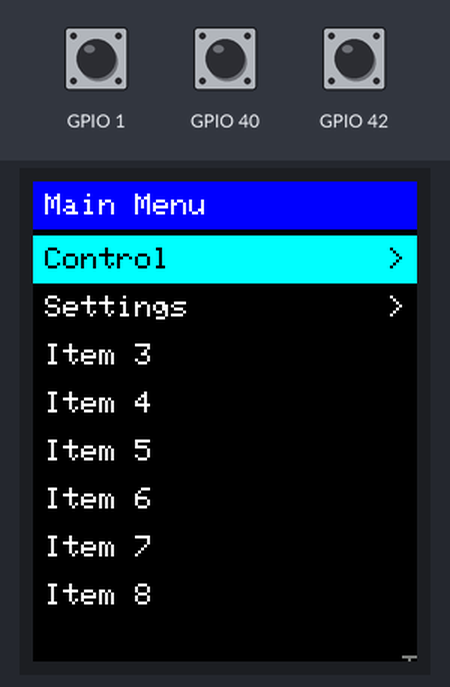
A sketch run on a simulated ESP32. On the bench: 128×160 colour display. Inputs (shaded band) come from the test bench; at power-on: GPIO 40 HIGH, GPIO 1 HIGH, GPIO 42 HIGH. What the sketch prints to the serial monitor is not drawn.

Above: at 1.4 s.
1.5 s: GPIO 40 pulled LOW for 0.15 s
At 2.0 s:
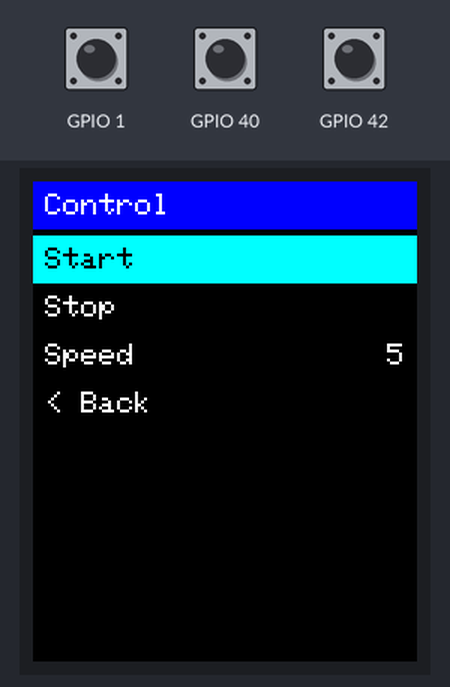
3.2 s: GPIO 40 pulled LOW for 0.15 s
At 3.8 s:
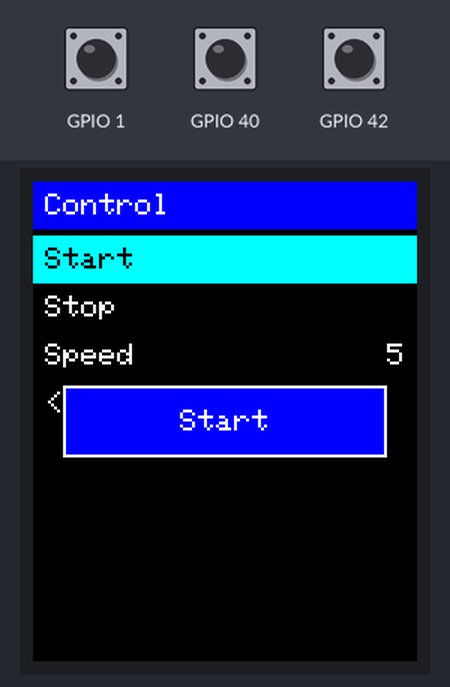
5.5 s: GPIO 40 pulled LOW for 1 s
At 7.5 s:
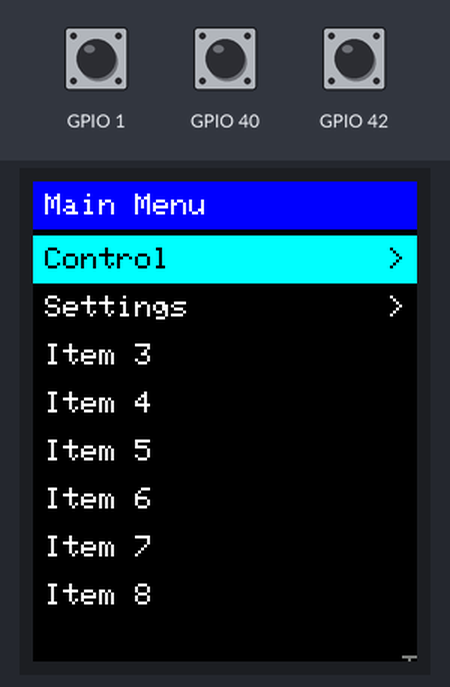
Timing chart, 0 to 9.0 s (numbered marks = the images above; inputs shaded):
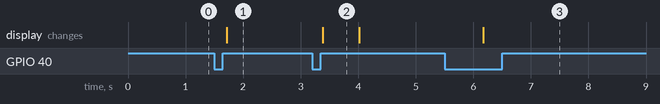

Measured:
- after the input at 1.5 s, the display: changes after 0.21 s (image 1)
- after the input at 3.2 s, the display: changes after 0.19 s (image 2)
- after the input at 5.5 s, the display: changes after 0.67 s (image 3)
- what the display in image 2 shows lasts 0.6 s, from 3.4 s to 4.0 s

The sketch:

tft_encoder_menu.ino
```cpp
#include <Adafruit_GFX.h>      // Core graphics library
#include <Adafruit_ST7735.h>   // ST7735 driver library
#include <SPI.h>

// Optional overrides - uncomment/change BEFORE including TftMenu.h
// #define MENU_ENCODER_STEPS_PER_DETENT 2
// #define MENU_ENCODER_REVERSE true
// #define MENU_COL_SEL_BG ST77XX_GREEN

#include "TftMenu.h"

// ---------------------------------------------------------------------------
// Hardware
// ---------------------------------------------------------------------------
#define TFT_DC      14
#define TFT_RST     21
#define CUSTOM_SCK   9
#define CUSTOM_MISO -1
#define CUSTOM_MOSI  8
#define CUSTOM_SS   -1

#define ENCODER_A       42
#define ENCODER_B       1
#define ENCODER_BUTTON  40

Adafruit_ST7735 tft = Adafruit_ST7735(CUSTOM_SS, TFT_DC, TFT_RST);
TftMenu menu(tft, ENCODER_A, ENCODER_B, ENCODER_BUTTON);

// ---------------------------------------------------------------------------
// Your variables (edited by the menu)
// ---------------------------------------------------------------------------
int settingBrightness = 80;
int settingContrast   = 50;
int settingSound      = 1;
int settingAutoSave   = 0;
int settingSpeed      = 5;

// ---------------------------------------------------------------------------
// Your action callbacks
// ---------------------------------------------------------------------------
void actionStart() {
  Serial.println("Action: Start");
  // TODO: your code here
}

void actionStop() {
  Serial.println("Action: Stop");
  // TODO: your code here
}

void actionReset() {
  settingBrightness = 80;
  settingContrast   = 50;
  settingSound      = 1;
  settingAutoSave   = 0;
  settingSpeed      = 5;
  Serial.println("Action: Settings reset");
}

// Called whenever a TOGGLE or VALUE item changes
void onSettingChanged(const MenuItem& item) {
  Serial.printf("%s = %d\n", item.label, *item.value);
  // TODO: e.g. apply brightness to your backlight here
}

// ---------------------------------------------------------------------------
// Menu definitions - define leaf menus FIRST, the root menu LAST
// ---------------------------------------------------------------------------
const MenuItem displayItems[] = {
  VALUE("Brightness", &settingBrightness, 0, 100, 10),
  VALUE("Contrast",   &settingContrast,   0, 100, 5),
  BACK()
};
MENU(displayMenu, "Display", displayItems);

const MenuItem settingsItems[] = {
  SUBMENU("Display",   &displayMenu),
  TOGGLE ("Sound",     &settingSound),
  TOGGLE ("Auto-save", &settingAutoSave),
  ACTION ("Reset all", actionReset),
  BACK()
};
MENU(settingsMenu, "Settings", settingsItems);

const MenuItem controlItems[] = {
  ACTION("Start", actionStart),
  ACTION("Stop",  actionStop),
  VALUE ("Speed", &settingSpeed, 1, 10, 1),
  BACK()
};
MENU(controlMenu, "Control", controlItems);

const MenuItem mainItems[] = {
  SUBMENU("Control",  &controlMenu),
  SUBMENU("Settings", &settingsMenu),
  ACTION ("Item 3",   []() { Serial.println("Item 3"); }),
  ACTION ("Item 4",   []() { Serial.println("Item 4"); }),
  ACTION ("Item 5",   []() { Serial.println("Item 5"); }),
  ACTION ("Item 6",   []() { Serial.println("Item 6"); }),
  ACTION ("Item 7",   []() { Serial.println("Item 7"); }),
  ACTION ("Item 8",   []() { Serial.println("Item 8"); }),
  ACTION ("Item 9",   []() { Serial.println("Item 9"); }),
  ACTION ("Item 10",  []() { Serial.println("Item 10"); })
};
MENU(mainMenu, "Main Menu", mainItems);

// ---------------------------------------------------------------------------
// Setup / loop
// ---------------------------------------------------------------------------
void setup() {
  Serial.begin(9600);
  SPI.begin(CUSTOM_SCK, CUSTOM_MISO, CUSTOM_MOSI, CUSTOM_SS);

  tft.initR(INITR_BLACKTAB);   // Initialization for most 1.8-inch modules
  tft.setRotation(0);          // 0 = portrait (128x160)

  menu.onChange(onSettingChanged);  // optional
  menu.begin(&mainMenu);            // call after the display is initialised

  Serial.println("Menu ready.");
}

void loop() {
  menu.update();
  // Your own non-blocking code can go here
}
```

TftMenu.h
```cpp
/*
 * TftMenu.h - header-only rotary-encoder menu for Adafruit_GFX displays
 *
 * Usage (in your .ino):
 *   1. #include your display driver, then optionally #define any MENU_* overrides
 *   2. #include "TftMenu.h"
 *   3. Describe your menus with the SUBMENU / ACTION / TOGGLE / VALUE / BACK macros
 *   4. Create:   TftMenu menu(tft, ENC_A, ENC_B, ENC_BTN);
 *   5. In setup() after the display is initialised:   menu.begin(&mainMenu);
 *   6. In loop():                                      menu.update();
 *
 * Include this header from ONE file only (your main .ino).
 */
#ifndef TFT_MENU_H
#define TFT_MENU_H

#include <Arduino.h>
#include <Adafruit_GFX.h>

// ===========================================================================
// CONFIGURATION - define any of these BEFORE including this header to override
// ===========================================================================
#ifndef MENU_ENCODER_STEPS_PER_DETENT
#define MENU_ENCODER_STEPS_PER_DETENT 4      // Try 2 if one click skips two steps
#endif
#ifndef MENU_ENCODER_REVERSE
#define MENU_ENCODER_REVERSE false           // Flip if rotation feels backwards
#endif
#ifndef MENU_BUTTON_DEBOUNCE_MS
#define MENU_BUTTON_DEBOUNCE_MS 30
#endif
#ifndef MENU_BUTTON_LONG_PRESS_MS
#define MENU_BUTTON_LONG_PRESS_MS 600        // Long press = go back
#endif
#ifndef MENU_MAX_DEPTH
#define MENU_MAX_DEPTH 8
#endif
#ifndef MENU_TOAST_MS
#define MENU_TOAST_MS 600
#endif

// Colors (RGB565)
#ifndef MENU_COL_BG
#define MENU_COL_BG          0x0000   // black
#endif
#ifndef MENU_COL_TEXT
#define MENU_COL_TEXT        0xFFFF   // white
#endif
#ifndef MENU_COL_HEADER_BG
#define MENU_COL_HEADER_BG   0x001F   // blue
#endif
#ifndef MENU_COL_HEADER_TEXT
#define MENU_COL_HEADER_TEXT 0xFFFF   // white
#endif
#ifndef MENU_COL_SEL_BG
#define MENU_COL_SEL_BG      0x07FF   // cyan
#endif
#ifndef MENU_COL_SEL_TEXT
#define MENU_COL_SEL_TEXT    0x0000   // black
#endif
#ifndef MENU_COL_EDIT
#define MENU_COL_EDIT        0xFFE0   // yellow
#endif
#ifndef MENU_COL_DIM
#define MENU_COL_DIM         0x7BEF   // grey
#endif

// Layout
#ifndef MENU_HEADER_H
#define MENU_HEADER_H 16
#endif
#ifndef MENU_ROW_H
#define MENU_ROW_H 16
#endif
#define MENU_LIST_Y (MENU_HEADER_H + 2)

// ===========================================================================
// MENU DATA MODEL
// ===========================================================================
enum ItemType : uint8_t {
  ITEM_SUBMENU,  // opens another menu
  ITEM_ACTION,   // runs a callback
  ITEM_TOGGLE,   // flips an int between 0 and 1
  ITEM_VALUE,    // edits an int between min and max
  ITEM_BACK      // returns to the parent menu
};

struct Menu;  // forward declaration

struct MenuItem {
  const char* label;
  ItemType    type;
  const Menu* submenu;    // ITEM_SUBMENU
  void      (*action)();  // ITEM_ACTION
  int*        value;      // ITEM_TOGGLE / ITEM_VALUE
  int         minVal;     // ITEM_VALUE
  int         maxVal;     // ITEM_VALUE
  int         step;       // ITEM_VALUE
};

struct Menu {
  const char*     title;
  const MenuItem* items;
  uint8_t         count;
};

// Helper macros to keep menu tables readable
#define SUBMENU(label, menuPtr)         { label, ITEM_SUBMENU, menuPtr,  nullptr, nullptr, 0, 0, 0 }
#define ACTION(label, fn)               { label, ITEM_ACTION,  nullptr,  fn,      nullptr, 0, 0, 0 }
#define TOGGLE(label, varPtr)           { label, ITEM_TOGGLE,  nullptr,  nullptr, varPtr,  0, 1, 1 }
#define VALUE(label, varPtr, lo, hi, s) { label, ITEM_VALUE,   nullptr,  nullptr, varPtr,  lo, hi, s }
#define BACK()                          { "< Back", ITEM_BACK, nullptr,  nullptr, nullptr, 0, 0, 0 }

// Declares a Menu from an item array:  MENU(settingsMenu, "Settings", settingsItems);
#define MENU(name, title, itemsArray) \
  const Menu name = { title, itemsArray, (uint8_t)(sizeof(itemsArray) / sizeof(MenuItem)) }

// ===========================================================================
// ENCODER ISR (file-scope because interrupts need plain functions)
// ===========================================================================
static volatile int32_t _tmEncoderCount = 0;
static uint8_t          _tmPinA = 0;
static uint8_t          _tmPinB = 0;

// Gray-code transition table: index = (previousState << 2) | currentState
DRAM_ATTR static const int8_t _TM_ENC_TABLE[16] = {
   0, -1,  1,  0,
   1,  0,  0, -1,
  -1,  0,  0,  1,
   0,  1, -1,  0
};

static void IRAM_ATTR _tmEncoderISR() {
  static uint8_t prev = 0;
  uint8_t cur = (digitalRead(_tmPinA) << 1) | digitalRead(_tmPinB);
  _tmEncoderCount += _TM_ENC_TABLE[(prev << 2) | cur];
  prev = cur;
}

// ===========================================================================
// TftMenu CLASS
// ===========================================================================
class TftMenu {
public:
  typedef void (*ChangeCallback)(const MenuItem& item);

  TftMenu(Adafruit_GFX& gfx, uint8_t pinA, uint8_t pinB, uint8_t pinButton)
    : _gfx(gfx), _pinA(pinA), _pinB(pinB), _pinBtn(pinButton) {}

  // Call AFTER the display has been initialised.
  void begin(const Menu* root) {
    _root = _current = root;
    _sel = _top = _depth = 0;
    _editing = false;

    pinMode(_pinA, INPUT_PULLUP);
    pinMode(_pinB, INPUT_PULLUP);
    pinMode(_pinBtn, INPUT_PULLUP);
    _tmPinA = _pinA;
    _tmPinB = _pinB;
    _lastCount = _tmEncoderCount;
    attachInterrupt(digitalPinToInterrupt(_pinA), _tmEncoderISR, CHANGE);
    attachInterrupt(digitalPinToInterrupt(_pinB), _tmEncoderISR, CHANGE);

    _gfx.fillScreen(MENU_COL_BG);
    redraw();
  }

  // Call every loop().
  void update() {
    int delta = readEncoder();
    if (delta != 0) {
      if (_editing) adjustValue(delta);
      else          moveSelection(delta);
    }
    switch (readButton()) {
      case BTN_SHORT: selectItem(); break;
      case BTN_LONG:  goBack();     break;
      default: break;
    }
  }

  // Optional: get notified whenever a TOGGLE or VALUE item changes.
  void onChange(ChangeCallback cb) { _onChange = cb; }

  // Redraw the whole menu (e.g. after you drew something else on the screen).
  void redraw() {
    drawHeader();
    drawList();
  }

  // Flash a short message in the middle of the screen, then restore the menu.
  void showToast(const char* msg) {
    int w = _gfx.width() - 20;
    int h = 24;
    int x = 10;
    int y = (_gfx.height() - h) / 2;
    _gfx.fillRect(x, y, w, h, MENU_COL_HEADER_BG);
    _gfx.drawRect(x, y, w, h, MENU_COL_TEXT);
    _gfx.setTextSize(1);
    _gfx.setTextColor(MENU_COL_TEXT);
    int tw = strlen(msg) * 6;
    _gfx.setCursor(x + (w - tw) / 2, y + 8);
    _gfx.print(msg);
    delay(MENU_TOAST_MS);
    redraw();
  }

  void goBack() {
    if (_editing) {              // exit edit mode first
      _editing = false;
      drawRow(_sel);
      return;
    }
    if (_depth == 0) return;     // already at root
    _depth--;
    _current = _menuStack[_depth];
    _sel     = _selStack[_depth];
    _top     = _topStack[_depth];
    redraw();
  }

  bool isEditing() const { return _editing; }
  const Menu* currentMenu() const { return _current; }

private:
  enum ButtonEvent { BTN_NONE, BTN_SHORT, BTN_LONG };

  Adafruit_GFX& _gfx;
  uint8_t _pinA, _pinB, _pinBtn;

  // Navigation state
  const Menu* _root = nullptr;
  const Menu* _current = nullptr;
  uint8_t _sel = 0;
  uint8_t _top = 0;
  bool    _editing = false;
  const Menu* _menuStack[MENU_MAX_DEPTH];
  uint8_t _selStack[MENU_MAX_DEPTH];
  uint8_t _topStack[MENU_MAX_DEPTH];
  uint8_t _depth = 0;

  // Input state
  int32_t _lastCount = 0;
  bool _lastRaw = HIGH, _stable = HIGH, _longFired = false;
  unsigned long _lastChange = 0, _pressedAt = 0;

  ChangeCallback _onChange = nullptr;

  // ----- Input -----------------------------------------------------------
  int readEncoder() {
    int32_t c = _tmEncoderCount;
    int32_t delta = (c - _lastCount) / MENU_ENCODER_STEPS_PER_DETENT;
    if (delta != 0) _lastCount += delta * MENU_ENCODER_STEPS_PER_DETENT;
    return MENU_ENCODER_REVERSE ? -(int)delta : (int)delta;
  }

  ButtonEvent readButton() {
    bool raw = digitalRead(_pinBtn);
    unsigned long now = millis();

    if (raw != _lastRaw) {
      _lastRaw = raw;
      _lastChange = now;
    }
    if ((now - _lastChange) > MENU_BUTTON_DEBOUNCE_MS && raw != _stable) {
      _stable = raw;
      if (_stable == LOW) {            // pressed
        _pressedAt = now;
        _longFired = false;
      } else if (!_longFired) {        // released after a short press
        return BTN_SHORT;
      }
    }
    if (_stable == LOW && !_longFired && (now - _pressedAt) >= MENU_BUTTON_LONG_PRESS_MS) {
      _longFired = true;
      return BTN_LONG;
    }
    return BTN_NONE;
  }

  // ----- Drawing ---------------------------------------------------------
  uint8_t visibleRows() { return (_gfx.height() - MENU_LIST_Y) / MENU_ROW_H; }

  void drawHeader() {
    _gfx.fillRect(0, 0, _gfx.width(), MENU_HEADER_H, MENU_COL_HEADER_BG);
    _gfx.setTextSize(1);
    _gfx.setTextColor(MENU_COL_HEADER_TEXT);
    _gfx.setCursor(4, 4);
    _gfx.print(_current->title);
  }

  void drawRow(uint8_t index) {
    uint8_t rows = visibleRows();
    if (index < _top || index >= _top + rows || index >= _current->count) return;

    const MenuItem& item = _current->items[index];
    int y = MENU_LIST_Y + (index - _top) * MENU_ROW_H;
    bool isSel = (index == _sel);

    uint16_t bg = isSel ? MENU_COL_SEL_BG   : MENU_COL_BG;
    uint16_t fg = isSel ? MENU_COL_SEL_TEXT : MENU_COL_TEXT;

    _gfx.fillRect(0, y, _gfx.width(), MENU_ROW_H, bg);
    _gfx.setTextSize(1);
    _gfx.setTextColor(fg);
    _gfx.setCursor(4, y + 4);
    _gfx.print(item.label);

    char buf[12] = "";
    switch (item.type) {
      case ITEM_SUBMENU: strcpy(buf, ">"); break;
      case ITEM_TOGGLE:  strcpy(buf, *item.value ? "ON" : "OFF"); break;
      case ITEM_VALUE:   snprintf(buf, sizeof(buf), "%d", *item.value); break;
      default: break;
    }
    if (buf[0]) {
      int w = strlen(buf) * 6;
      int x = _gfx.width() - w - 4;
      if (isSel && _editing && item.type == ITEM_VALUE) {
        _gfx.fillRect(x - 2, y + 1, w + 4, MENU_ROW_H - 2, MENU_COL_EDIT);
        _gfx.setTextColor(MENU_COL_SEL_TEXT);
      }
      _gfx.setCursor(x, y + 4);
      _gfx.print(buf);
    }
  }

  void drawScrollIndicators() {
    uint8_t rows = visibleRows();
    int x = _gfx.width() - 5;
    _gfx.fillRect(x - 1, MENU_HEADER_H, 6, 2, MENU_COL_BG);
    _gfx.fillRect(x - 1, _gfx.height() - 2, 6, 2, MENU_COL_BG);
    if (_top > 0)
      _gfx.fillTriangle(x, MENU_HEADER_H + 1, x + 4, MENU_HEADER_H + 1,
                        x + 2, MENU_HEADER_H - 1, MENU_COL_HEADER_TEXT);
    if (_top + rows < _current->count)
      _gfx.fillTriangle(x, _gfx.height() - 2, x + 4, _gfx.height() - 2,
                        x + 2, _gfx.height() - 1, MENU_COL_DIM);
  }

  void drawList() {
    uint8_t rows = visibleRows();
    _gfx.fillRect(0, MENU_LIST_Y, _gfx.width(), _gfx.height() - MENU_LIST_Y, MENU_COL_BG);
    for (uint8_t i = _top; i < _current->count && i < _top + rows; i++) drawRow(i);
    drawScrollIndicators();
  }

  // ----- Navigation ------------------------------------------------------
  void enterMenu(const Menu* menu) {
    if (_depth < MENU_MAX_DEPTH) {
      _menuStack[_depth] = _current;
      _selStack[_depth]  = _sel;
      _topStack[_depth]  = _top;
      _depth++;
    }
    _current = menu;
    _sel = _top = 0;
    _editing = false;
    redraw();
  }

  void moveSelection(int delta) {
    int count = _current->count;
    uint8_t rows = visibleRows();
    uint8_t old = _sel;

    _sel = (uint8_t)((((int)_sel + delta) % count + count) % count);   // wraps around

    uint8_t oldTop = _top;
    if (_sel < _top)               _top = _sel;
    else if (_sel >= _top + rows)  _top = _sel - rows + 1;

    if (_top != oldTop) {
      drawList();                  // scrolled: redraw everything
    } else {
      drawRow(old);                // otherwise only redraw the two changed rows
      drawRow(_sel);
    }
  }

  void adjustValue(int delta) {
    const MenuItem& item = _current->items[_sel];
    int v = *item.value + delta * item.step;
    *item.value = constrain(v, item.minVal, item.maxVal);
    drawRow(_sel);
    if (_onChange) _onChange(item);
  }

  void selectItem() {
    const MenuItem& item = _current->items[_sel];
    switch (item.type) {
      case ITEM_SUBMENU:
        enterMenu(item.submenu);
        break;
      case ITEM_BACK:
        goBack();
        break;
      case ITEM_ACTION:
        if (item.action) item.action();
        showToast(item.label);
        break;
      case ITEM_TOGGLE:
        *item.value = !*item.value;
        drawRow(_sel);
        if (_onChange) _onChange(item);
        break;
      case ITEM_VALUE:
        _editing = !_editing;
        drawRow(_sel);
        break;
    }
  }
};

#endif  // TFT_MENU_H
```
